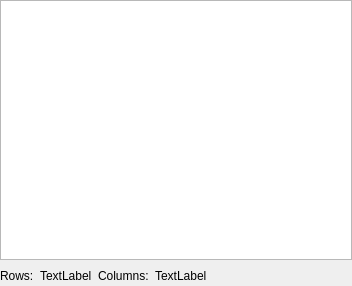
<ui version="4.0" >
 <class>ClientTableView</class>
 <widget class="QWidget" name="ClientTableView" >
  <property name="geometry" >
   <rect>
    <x>0</x>
    <y>0</y>
    <width>352</width>
    <height>286</height>
   </rect>
  </property>
  <property name="windowTitle" >
   <string/>
  </property>
  <layout class="QVBoxLayout" >
   <property name="leftMargin" >
    <number>0</number>
   </property>
   <property name="topMargin" >
    <number>0</number>
   </property>
   <property name="rightMargin" >
    <number>0</number>
   </property>
   <property name="bottomMargin" >
    <number>0</number>
   </property>
   <item>
    <widget class="QTableView" name="tableView" >
     <property name="selectionBehavior" >
      <enum>QAbstractItemView::SelectRows</enum>
     </property>
     <property name="sortingEnabled" >
      <bool>true</bool>
     </property>
    </widget>
   </item>
   <item>
    <layout class="QHBoxLayout" >
     <item>
      <widget class="QLabel" name="label" >
       <property name="text" >
        <string>Rows:</string>
       </property>
      </widget>
     </item>
     <item>
      <widget class="QLabel" name="rowCount" >
       <property name="text" >
        <string>TextLabel</string>
       </property>
      </widget>
     </item>
     <item>
      <widget class="QLabel" name="label_3" >
       <property name="text" >
        <string>Columns:</string>
       </property>
      </widget>
     </item>
     <item>
      <widget class="QLabel" name="columnCount" >
       <property name="text" >
        <string>TextLabel</string>
       </property>
      </widget>
     </item>
     <item>
      <spacer>
       <property name="orientation" >
        <enum>Qt::Horizontal</enum>
       </property>
       <property name="sizeHint" >
        <size>
         <width>40</width>
         <height>20</height>
        </size>
       </property>
      </spacer>
     </item>
    </layout>
   </item>
  </layout>
 </widget>
 <resources/>
 <connections/>
</ui>
